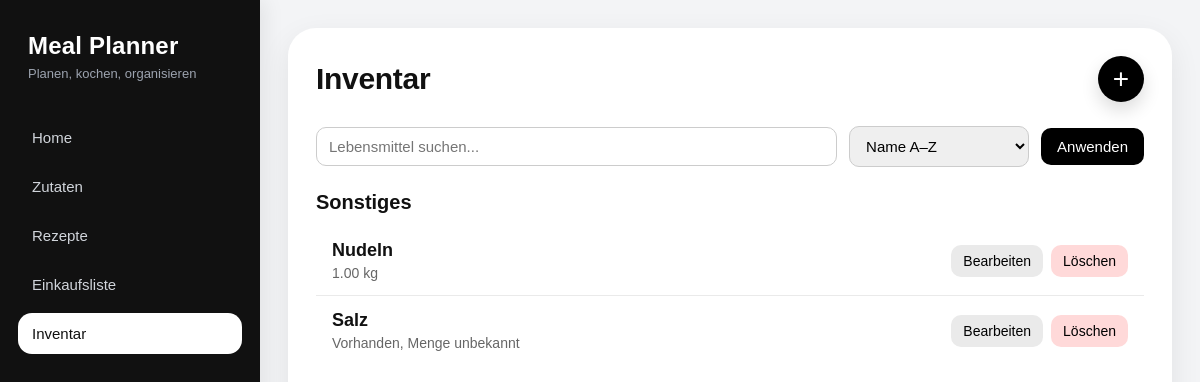
Screenshot of /inventory/ with the database file from the repository.
### inventory/models.py (models this page shows, shortened)
class InventoryItem(models.Model):
    ingredient = models.OneToOneField(
        Ingredient,
        on_delete=models.CASCADE,
        related_name="inventory_item",
    )
    quantity = models.DecimalField(
        max_digits=10,
        decimal_places=2,
        null=True,
        blank=True,
        help_text="Optional. Leer lassen, wenn vorhanden, aber Menge unbekannt ist.",
    )
    unit = models.CharField(
        max_length=10,
        choices=Unit.choices,
        blank=True,
        help_text="Optional. Wird vor allem genutzt, wenn eine Menge angegeben ist.",
    )
    updated_at = models.DateTimeField(auto_now=True)
    class Meta:
        ordering = ["ingredient__name"]

### ingredients/models.py (models this page shows)
class Ingredient(models.Model):
    name = models.CharField(max_length=100, unique=True)
    default_unit = models.CharField(
        max_length=10,
        choices=Unit.choices,
        default=Unit.GRAM,
    )
    category = models.CharField(
        max_length=20,
        choices=IngredientCategory.choices,
        default=IngredientCategory.OTHER,
    )
    def __str__(self):
        return self.name

### inventory/views.py (the view, shortened to what this page needs)
# urls.py: path("", inventory_list, name="list"),
def inventory_list(request):
    search_query = request.GET.get("q", "").strip()
    sort = request.GET.get("sort", "name_asc")
    inventory_items = list(InventoryItem.objects.select_related("ingredient").all())
    if search_query:
        inventory_items = [
            item for item in inventory_items
            if search_query.lower() in item.ingredient.name.lower()
        ]
    if sort == "name_desc":
        inventory_items.sort(key=lambda item: item.ingredient.name.lower(), reverse=True)
    else:
        inventory_items.sort(key=lambda item: item.ingredient.name.lower())
    grouped_inventory_items = OrderedDict()
    for category_value, category_label in IngredientCategory.choices:
        category_items = [item for item in inventory_items if item.ingredient.category == category_value]
        if category_items:
            grouped_inventory_items[category_label] = category_items
    create_form = InventoryItemForm(exclude_used_ingredients=True)
    edit_form = None
    edit_item_id = None
    create_modal_open = False
    edit_modal_open = False
    if edit_form is None:
        edit_form = InventoryItemForm()
    context = {
        "inventory_items": inventory_items,
        "grouped_inventory_items": grouped_inventory_items,
        "create_form": create_form,
        "edit_form": edit_form,
        "edit_item_id": edit_item_id,
        "create_modal_open": create_modal_open,
        "edit_modal_open": edit_modal_open,
        "search_query": search_query,
        "sort": sort,
        "sort_options": [
            ("name_asc", "Name A–Z"),
            ("name_desc", "Name Z–A"),
            ("quantity_asc", "Menge aufsteigend"),
            ("quantity_desc", "Menge absteigend"),
        ],
    }
    return render(request, "inventory/inventory_list.html", context)

### inventory/templates/inventory/inventory_list.html (shortened to what this page needs)
{% extends "base.html" %}
{% load static %}
{% block extra_css %}
<link rel="stylesheet" href="{% static 'inventory/css/inventory_list.css' %}">
{% endblock %}
{% block content %}
<div class="page">
    <div class="page-header">
        <h1 class="page-title">Inventar</h1>
        <button class="add-button" id="openCreateModalBtn" type="button">+</button>
    </div>
    <form method="get" class="filter-bar">
        <div class="filter-group search-group">
            <input
                type="text"
                name="q"
                placeholder="Lebensmittel suchen..."
                value="{{ search_query }}"
                class="search-input"
            >
        </div>
        <div class="filter-group">
            <select name="sort" class="sort-select">
                {% for value, label in sort_options %}
                    <option value="{{ value }}" {% if sort == value %}selected{% endif %}>
                        {{ label }}
                    </option>
                {% endfor %}
            </select>
        </div>
        <button type="submit" class="filter-btn">Anwenden</button>
    </form>
    {% if grouped_inventory_items %}
        {% for category_label, category_items in grouped_inventory_items.items %}
            <section class="category-section">
                <h2 class="category-title">{{ category_label }}</h2>
                <ul class="inventory-list">
                    {% for item in category_items %}
                        <li class="inventory-item">
                            <div class="inventory-main">
                                <span class="inventory-name">{{ item.ingredient.name }}</span>
                                <span class="inventory-quantity">
                                    {% if item.quantity %}
                                        {{ item.quantity }} {{ item.unit }}
                                    {% else %}
                                        Vorhanden, Menge unbekannt
                                    {% endif %}
                                </span>
                            </div>
                            <div class="inventory-actions">
                                <button
                                    type="button"
                                    class="action-btn edit-btn open-edit-modal-btn"
                                    data-id="{{ item.id }}"
                                    data-ingredient="{{ item.ingredient.id }}"
                                    data-quantity="{{ item.quantity|default:'' }}"
                                    data-unit="{{ item.unit|default:'' }}"
                                >
                                    Bearbeiten
                                </button>
                                <form method="post" class="delete-form" onsubmit="return confirm('Möchtest du diesen Inventar-Eintrag wirklich löschen?');">
                                    <button type="submit" class="action-btn delete-btn">Löschen</button>
                                </form>
                            </div>
                        </li>
                    {% endfor %}
                </ul>
            </section>
        {% endfor %}
    {% endif %}
</div>
{% endblock %}

### static/global/css/layout.css (style rules this page uses)
:root { --bg-app: #f3f4f6; --bg-sidebar: #111111; --bg-sidebar-hover: #1e1e1e; --bg-sidebar-active: #ffffff; --text-main: #111111; --text-muted: #6b7280; --text-sidebar: #d1d5db; --text-sidebar-active: #111111; --border-light: #e5e7eb; --shadow-soft: 0 10px 30px rgba(0, 0, 0, 0.08); --radius-xl: 24px; --radius-lg: 18px; --radius-md: 12px; }
* { box-sizing: border-box; }
html, body { margin: 0; padding: 0; min-height: 100%; font-family: Arial, sans-serif; background: var(--bg-app); color: var(--text-main); }
body { min-height: 100vh; }

### inventory/static/inventory/css/inventory_list.css (style rules this page uses)
.page { max-width: 1000px; margin: 0 auto; }
.page-header { display: flex; justify-content: space-between; align-items: center; margin-bottom: 24px; }
.page-title { margin: 0; font-size: 30px; font-weight: 700; letter-spacing: -0.3px; }
.add-button { width: 46px; height: 46px; border: none; border-radius: 50%; background: black; color: white; font-size: 28px; cursor: pointer; box-shadow: 0 8px 18px rgba(0, 0, 0, 0.14); transition: transform 0.2s ease, box-shadow 0.2s ease; }
.filter-bar { display: flex; flex-wrap: wrap; gap: 12px; margin-bottom: 24px; align-items: center; }
.filter-group { display: flex; align-items: center; }
.search-group { flex: 1; min-width: 220px; }
.search-input, .sort-select, input, select { width: 100%; padding: 10px 12px; border: 1px solid #ccc; border-radius: 10px; font-size: 15px; box-sizing: border-box; }
.sort-select { min-width: 180px; }
.filter-btn { padding: 10px 16px; border: none; border-radius: 10px; background: black; color: white; cursor: pointer; font-size: 15px; }
.inventory-list { list-style: none; padding: 0; margin: 0; }
.inventory-item { display: flex; justify-content: space-between; align-items: center; padding: 14px 16px; border-bottom: 1px solid #eaeaea; gap: 16px; }
.inventory-item:last-child { border-bottom: none; }
.inventory-main { display: flex; flex-direction: column; gap: 4px; }
.inventory-name { font-size: 18px; font-weight: bold; }
.inventory-quantity { color: #666; font-size: 14px; }
.inventory-actions { display: flex; gap: 8px; }
.action-btn { border: none; border-radius: 10px; padding: 8px 12px; cursor: pointer; font-size: 14px; transition: transform 0.15s ease, opacity 0.15s ease; }
.edit-btn { background: #eaeaea; }
.delete-btn { background: #ffd9d9; }
.delete-form { display: inline; }
.category-section { margin-bottom: 28px; }
.category-title { margin: 0 0 12px 0; font-size: 20px; font-weight: 700; }

### rows the page displays
InventoryItem: category_label "Sonstiges", ingredient.name "Nudeln", quantity "1.00", unit "kg"
InventoryItem: ingredient.name "Salz", shows "Vorhanden, Menge unbekannt"

### other values shown
form field sort "Name A–Z"
